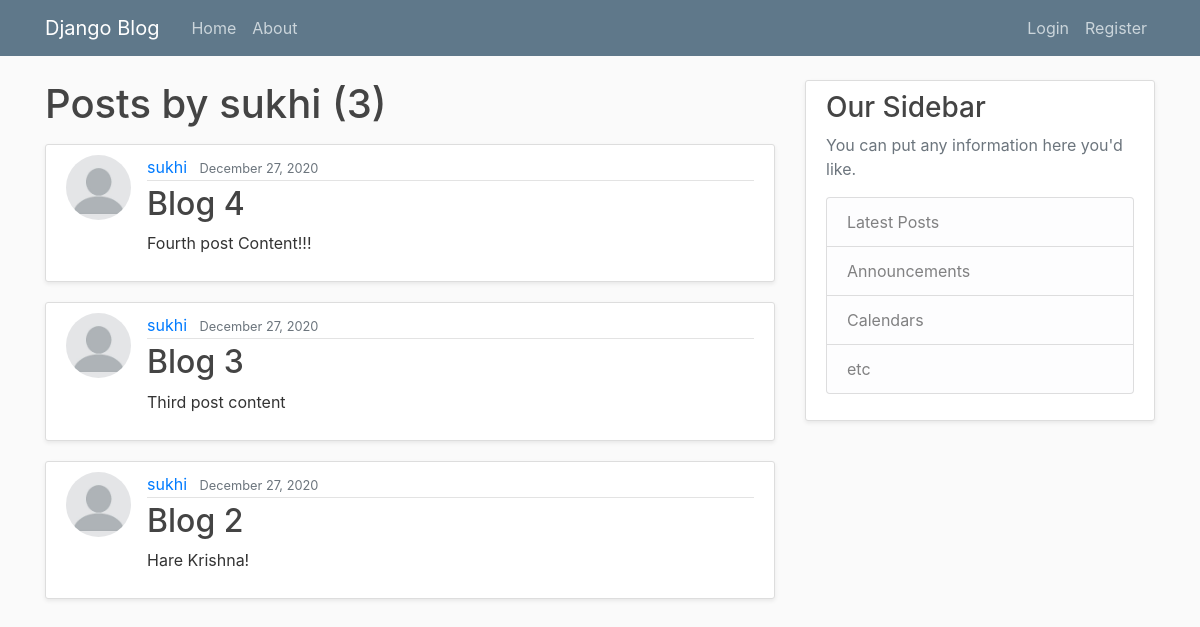
The page /user/sukhi on the database as committed earlier.
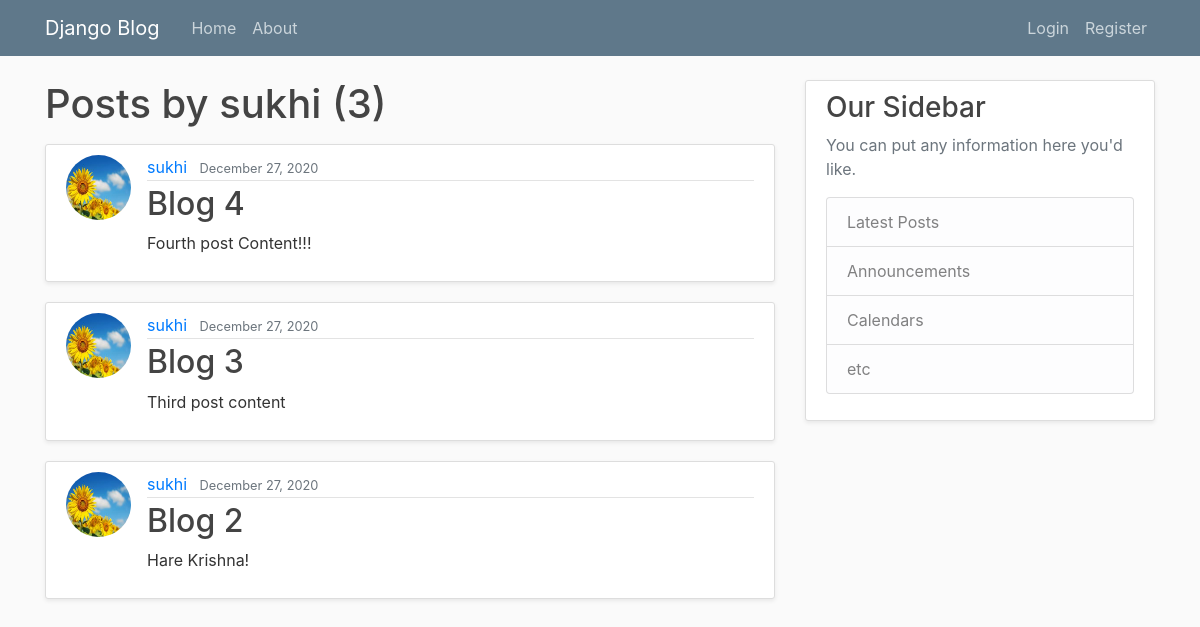
The same page on the database as committed later.
### blog/models.py (models this page shows, shortened)
class Post(models.Model):
    title = models.CharField(max_length=100)
    content = models.TextField()
    date_posted = models.DateTimeField(default=timezone.now)
    author = models.ForeignKey(to=User, on_delete=models.CASCADE)  # Delete a user to delete all the posts

### users/models.py (models this page shows, shortened)
class Profile(models.Model):
    user = models.OneToOneField(to=User, on_delete=models.CASCADE)
    image = models.ImageField(default='default.jpg', upload_to='profile_pics')

### blog/views.py (the view)
# urls.py: path('user/<str:username>', UserPostListView.as_view(), name='user-posts'),
class UserPostListView(ListView):
    model = Post
    template_name = 'blog/user_posts.html'  # <app-name> / <model-name>_<view-name>.html
    context_object_name = 'posts'
    paginate_by = 5
    def get_queryset(self):
        user = get_object_or_404(User, username=self.kwargs.get('username'))
        return Post.objects.filter(author=user).order_by('-date_posted')

### blog/templates/blog/user_posts.html (shortened to what this page needs)
{% extends "blog/base.html"%}
{% block content %}
<h1 class="mb-3">Posts by {{ view.kwargs.username }} ({{ page_obj.paginator.count }})</h1>
{% for post in posts %}
<article class="media content-section shadow-sm">
    <img class="rounded-circle article-img" src="{{ post.author.profile.image.url }}">
    <div class="media-body">
        <div class="article-metadata">
            <a class="mr-2" href="{% url 'user-posts' post.author.username %}">{{ post.author }}</a>
            <small class="text-muted">{{ post.date_posted|date:"F d, Y" }}</small>
        </div>
        <h2><a class="article-title" href="{% url 'post-detail' post.id %}">{{ post.title }}</a></h2>
        <p class="article-content">{{ post.content }}</p>
    </div>
</article>
{% endfor %}
{% endblock content %}

### blog/templates/blog/base.html (shortened to what this page needs)
{% load static %}
<!DOCTYPE html>
<html lang="en">
<head>
    <link rel="stylesheet" href="https://stackpath.bootstrapcdn.com/bootstrap/4.3.1/css/bootstrap.min.css"
>
    <link rel="stylesheet" type="text/css" href="{% static 'blog/main.css' %}">
</head>
<body>
<header class="site-header">
    <nav class="navbar navbar-expand-md navbar-dark bg-steel fixed-top">
        <div class="container">
            <a class="navbar-brand mr-4" href="{% url 'blog-home' %}">Django Blog</a>
            <div class="collapse navbar-collapse" id="navbarToggle">
                <div class="navbar-nav mr-auto">
                    <a class="nav-item nav-link" href="{% url 'blog-home' %}">Home</a>
                    <a class="nav-item nav-link" href="{% url 'blog-about' %}">About</a>
                </div>
                <div class="navbar-nav">
                    {% if user.is_authenticated %}
                        <a class="nav-item nav-link" href="{% url 'post-create' %}">New Post</a>
                        <a class="nav-item nav-link" href="{% url 'profile' %}">Profile</a>
                        <a class="nav-item nav-link" href="{% url 'logout' %}">Logout</a>
                    {% else %}
                        <a class="nav-item nav-link" href="{% url 'login' %}">Login</a>
                        <a class="nav-item nav-link" href="{% url 'register' %}">Register</a>
                    {% endif %}
                </div>
            </div>
        </div>
    </nav>
</header>
<main role="main" class="container">
    <div class="row">
        <div class="col-md-8">
            {% block content %}{% endblock %}
        </div>
        <div class="col-md-4">
            <div class="content-section shadow-sm">
                <h3>Our Sidebar</h3>
                <p class='text-muted'>You can put any information here you'd like.
                <ul class="list-group">
                    <li class="list-group-item list-group-item-light">Latest Posts</li>
                    <li class="list-group-item list-group-item-light">Announcements</li>
                    <li class="list-group-item list-group-item-light">Calendars</li>
                    <li class="list-group-item list-group-item-light">etc</li>
                </ul>
                </p>
            </div>
        </div>
    </div>
</main>
</body>
</html>

### blog/static/blog/main.css (style rules this page uses)
body { background: #fafafa; color: #333333; margin-top: 5rem; }
h1, h2, h3, h4, h5, h6 { color: #444444; }
ul { margin: 0; }
.bg-steel { background-color: #5f788a; }
.site-header .navbar-nav .nav-link { color: #cbd5db; }
.content-section { background: #ffffff; padding: 10px 20px; border: 1px solid #dddddd; border-radius: 3px; margin-bottom: 20px; }
.article-title { color: #444444; }
.article-content { white-space: pre-line; }
.article-img { height: 65px; width: 65px; margin-right: 16px; }
.article-metadata { padding-bottom: 1px; margin-bottom: 4px; border-bottom: 1px solid #e3e3e3 }

Rows that differ between the two databases and show on the page:
changed through a linked row, Post "Blog 4": author.profile.image: picture added in place of a placeholder
changed through a linked row, Post "Blog 3": author.profile.image: picture added in place of a placeholder
changed through a linked row, Post "Blog 2": author.profile.image: picture added in place of a placeholder
